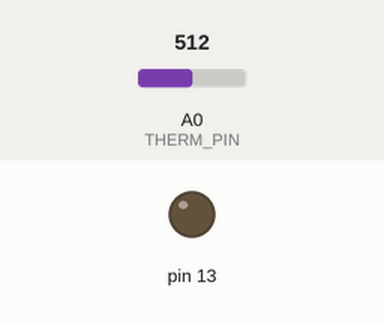
This sketch was run on a simulated Arduino Uno, built with avr-gcc and run on an emulated ATmega328P. Shown: output pins drawn as LEDs (lit = HIGH). Dashed ring = blinking. Inputs (shaded band) come from the test bench; at power-on: A0 (THERM_PIN) = 512. What the sketch prints to the serial monitor is not drawn.

Above: at 1.0 s.
At 2.5 s:
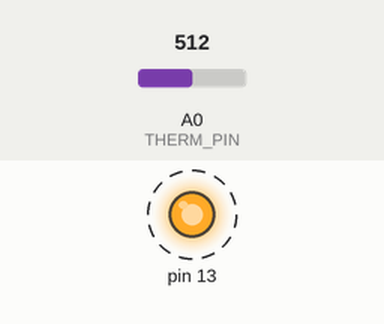
Timing chart, 0 to 4.6 s (numbered marks = the images above):
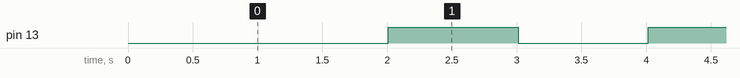

Measured:
- by itself, pin 13: alternates HIGH for 1.0 s and LOW for 1.0 s

The sketch:

sketch_may29a.ino
```cpp
#include <avr/pgmspace.h>

int led_state;
unsigned long time;

#define THERM_PIN   0  // 10ktherm & 10k resistor as divider.

//Thermistor lookup Table
//
// Small Version
/*
ADC   C
250,  1.4
275,  4.0
300,  6.4
325,  8.8
350,  11.1
375,  13.4
400,  15.6
425,  17.8
450,  20.0
475,  22.2
500,  24.4
525,  26.7
550,  29.0
575,  31.3
600,  33.7
625,  36.1
650,  38.7
675,  41.3
700,  44.1
725,  47.1
750,  50.2
775,  53.7
784,  55.0
825,  61.5
850,  66.2
875,  71.5
900,  77.9
925,  85.7
937,  90.3
950,  96.0
975,  111.2
1000, 139.5
*/

// Big lookup Table (approx 750 entries), subtract 238 from ADC reading to start at 0*C. Entries in 10ths of degree i.e. 242 = 24.2*C Covers 0*C to 150*C For 10k resistor/10k thermistor voltage divider w/ therm on the + side.
const int temps[] PROGMEM = { 0, 1, 2, 3, 4, 6, 7, 8, 9, 10, 11, 12, 13, 14, 15, 16, 17, 18, 19, 20, 21, 22, 24, 25, 26, 27, 28, 29, 30, 31, 32, 33, 34, 35, 36, 37, 38, 39, 40, 41, 42, 43, 44, 45, 46, 47, 48, 49, 50, 51, 52, 53, 54, 55, 56, 57, 58, 59, 60, 61, 62, 63, 64, 65, 66, 67, 68, 68, 69, 70, 71, 72, 73, 74, 75, 76, 77, 78, 79, 80, 81, 82, 83, 84, 85, 86, 87, 88, 88, 89, 90, 91, 92, 93, 94, 95, 96, 97, 98, 99, 100, 101, 102, 102, 103, 104, 105, 106, 107, 108, 109, 110, 111, 112, 113, 114, 114, 115, 116, 117, 118, 119, 120, 121, 122, 123, 124, 124, 125, 126, 127, 128, 129, 130, 131, 132, 133, 134, 134, 135, 136, 137, 138, 139, 140, 141, 142, 143, 143, 144, 145, 146, 147, 148, 149, 150, 151, 151, 152, 153, 154, 155, 156, 157, 158, 159, 159, 160, 161, 162, 163, 164, 165, 166, 167, 167, 168, 169, 170, 171, 172, 173, 174, 175, 175, 176, 177, 178, 179, 180, 181, 182, 182, 183, 184, 185, 186, 187, 188, 189, 190, 190, 191, 192, 193, 194, 195, 196, 197, 197, 198, 199, 200, 201, 202, 203, 204, 205, 205, 206, 207, 208, 209, 210, 211, 212, 212, 213, 214, 215, 216, 217, 218, 219, 220, 220, 221, 222, 223, 224, 225, 226, 227, 228, 228, 229, 230, 231, 232, 233, 234, 235, 235, 236, 237, 238, 239, 240, 241, 242, 243, 243, 244, 245, 246, 247, 248, 249, 250, 251, 252, 252, 253, 254, 255, 256, 257, 258, 259, 260, 260, 261, 262, 263, 264, 265, 266, 267, 268, 269, 269, 270, 271, 272, 273, 274, 275, 276, 277, 278, 279, 279, 280, 281, 282, 283, 284, 285, 286, 287, 288, 289, 289, 290, 291, 292, 293, 294, 295, 296, 297, 298, 299, 300, 301, 301, 302, 303, 304, 305, 306, 307, 308, 309, 310, 311, 312, 313, 314, 315, 315, 316, 317, 318, 319, 320, 321, 322, 323, 324, 325, 326, 327, 328, 329, 330, 331, 332, 333, 334, 335, 335, 336, 337, 338, 339, 340, 341, 342, 343, 344, 345, 346, 347, 348, 349, 350, 351, 352, 353, 354, 355, 356, 357, 358, 359, 360, 361, 362, 363, 364, 365, 366, 367, 368, 369, 370, 371, 372, 373, 374, 375, 376, 377, 378, 379, 380, 381, 382, 383, 384, 385, 386, 387, 388, 389, 390, 392, 393, 394, 395, 396, 397, 398, 399, 400, 401, 402, 403, 404, 405, 406, 407, 408, 410, 411, 412, 413, 414, 415, 416, 417, 418, 419, 420, 422, 423, 424, 425, 426, 427, 428, 429, 430, 432, 433, 434, 435, 436, 437, 438, 439, 441, 442, 443, 444, 445, 446, 448, 449, 450, 451, 452, 453, 455, 456, 457, 458, 459, 460, 462, 463, 464, 465, 466, 468, 469, 470, 471, 472, 474, 475, 476, 477, 479, 480, 481, 482, 484, 485, 486, 487, 489, 490, 491, 492, 494, 495, 496, 498, 499, 500, 501, 503, 504, 505, 507, 508, 509, 511, 512, 513, 515, 516, 517, 519, 520, 521, 523, 524, 525, 527, 528, 530, 531, 532, 534, 535, 537, 538, 539, 541, 542, 544, 545, 547, 548, 550, 551, 552, 554, 555, 557, 558, 560, 561, 563, 564, 566, 567, 569, 570, 572, 574, 575, 577, 578, 580, 581, 583, 585, 586, 588, 589, 591, 593, 594, 596, 598, 599, 601, 603, 604, 606, 608, 609, 611, 613, 614, 616, 618, 620, 621, 623, 625, 627, 628, 630, 632, 634, 636, 638, 639, 641, 643, 645, 647, 649, 651, 653, 654, 656, 658, 660, 662, 664, 666, 668, 670, 672, 674, 676, 678, 680, 683, 685, 687, 689, 691, 693, 695, 697, 700, 702, 704, 706, 708, 711, 713, 715, 718, 720, 722, 725, 727, 729, 732, 734, 737, 739, 741, 744, 746, 749, 752, 754, 757, 759, 762, 764, 767, 770, 773, 775, 778, 781, 784, 786, 789, 792, 795, 798, 801, 804, 807, 810, 813, 816, 819, 822, 825, 829, 832, 835, 838, 842, 845, 848, 852, 855, 859, 862, 866, 869, 873, 877, 881, 884, 888, 892, 896, 900, 904, 908, 912, 916, 920, 925, 929, 933, 938, 942, 947, 952, 956, 961, 966, 971, 976, 981, 986, 991, 997, 1002, 1007, 1013, 1019, 1024, 1030, 1036, 1042, 1049, 1055, 1061, 1068, 1075, 1082, 1088, 1096, 1103, 1110, 1118, 1126, 1134, 1142, 1150, 1159, 1168, 1177, 1186, 1196, 1206, 1216, 1226, 1237, 1248, 1260, 1272, 1284, 1297, 1310, 1324, 1338, 1353, 1369, 1385, 1402, 1420, 1439, 1459, 1480, 1502 };


void setup() {
  pinMode(13, OUTPUT);
  Serial.begin(9600);
  time=millis();
Serial.println("Ready");

}

void loop() {

int therm;
therm=analogRead(THERM_PIN)-238;
therm=pgm_read_word(&temps[therm]);

Serial.println(therm, DEC);

if (millis() - time >1000){
time=millis();
digitalWrite(13,led_state);
led_state=!led_state;
}

}
```
